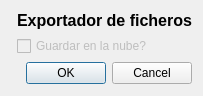
<?xml version="1.0" encoding="UTF-8"?>
<ui version="4.0">
 <class>GrafcanProductExporterDialogBase</class>
 <widget class="QDialog" name="GrafcanProductExporterDialogBase">
  <property name="geometry">
   <rect>
    <x>0</x>
    <y>0</y>
    <width>200</width>
    <height>96</height>
   </rect>
  </property>
  <property name="maximumSize">
   <size>
    <width>400</width>
    <height>16777215</height>
   </size>
  </property>
  <property name="windowTitle">
   <string>Exportador Distribuidor de productos</string>
  </property>
  <layout class="QFormLayout" name="formLayout">
   <property name="fieldGrowthPolicy">
    <enum>QFormLayout::AllNonFixedFieldsGrow</enum>
   </property>
   <item row="1" column="1">
    <widget class="QCheckBox" name="chkCloud">
     <property name="enabled">
      <bool>false</bool>
     </property>
     <property name="text">
      <string>Guardar en la nube?</string>
     </property>
    </widget>
   </item>
   <item row="2" column="1">
    <widget class="QDialogButtonBox" name="btnBox">
     <property name="orientation">
      <enum>Qt::Horizontal</enum>
     </property>
     <property name="standardButtons">
      <set>QDialogButtonBox::Cancel|QDialogButtonBox::Ok</set>
     </property>
    </widget>
   </item>
   <item row="0" column="1">
    <widget class="QLabel" name="label">
     <property name="font">
      <font>
       <family>Arial</family>
       <pointsize>12</pointsize>
       <weight>75</weight>
       <bold>true</bold>
      </font>
     </property>
     <property name="text">
      <string>Exportador de ficheros</string>
     </property>
    </widget>
   </item>
  </layout>
 </widget>
 <resources/>
 <connections>
  <connection>
   <sender>btnBox</sender>
   <signal>accepted()</signal>
   <receiver>GrafcanProductExporterDialogBase</receiver>
   <slot>accept()</slot>
   <hints>
    <hint type="sourcelabel">
     <x>20</x>
     <y>20</y>
    </hint>
    <hint type="destinationlabel">
     <x>20</x>
     <y>20</y>
    </hint>
   </hints>
  </connection>
  <connection>
   <sender>btnBox</sender>
   <signal>rejected()</signal>
   <receiver>GrafcanProductExporterDialogBase</receiver>
   <slot>reject()</slot>
   <hints>
    <hint type="sourcelabel">
     <x>20</x>
     <y>20</y>
    </hint>
    <hint type="destinationlabel">
     <x>20</x>
     <y>20</y>
    </hint>
   </hints>
  </connection>
 </connections>
</ui>
